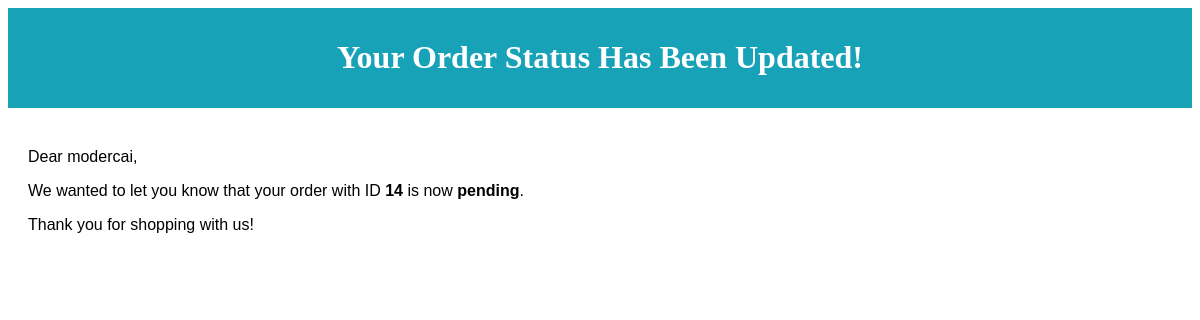
/update_order_status/14/ (signed in), run on an earlier commit of the app's database.
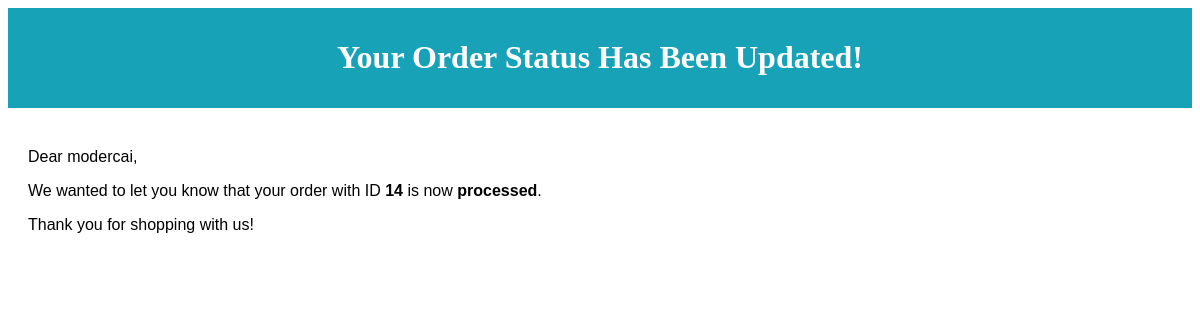
And on a later commit of the database.
### store/models.py (models this page shows, shortened)
class Order(models.Model):
    PENDING = 'pending'
    PROCESSED = 'in-transit'
    DELIVERED = 'delivered'
    STATUS_CHOICES = (
        (PENDING, 'Pending'),
        (PROCESSED, 'in-transit'),
        (DELIVERED, 'Delivered'),
    )
    first_name = models.CharField(max_length=255)
    last_name = models.CharField(max_length=255)
    address = models.CharField(max_length=255)
    town = models.CharField(max_length=255)
    phone_number = models.CharField(max_length=20, null=False, blank=False)
    paid_amount = models.IntegerField(blank=True, null=True)
    is_paid = models.BooleanField(default=False)
    created_by = models.ForeignKey(User, related_name='orders', on_delete=models.SET_NULL, null=True)
    created_at = models.DateTimeField(auto_now_add=True)
    status = models.CharField(max_length=50, choices=STATUS_CHOICES, default=PENDING)

### userprofile/views.py (the view, shortened to what this page needs)
# urls.py: path('update_order_status/<int:order_id>/', views.update_order_status, name='update_order_status'),
@login_required
def update_order_status(request, order_id):
    order = get_object_or_404(Order, id=order_id)
    context = {
        'order': order,
    }
    return render(request, 'userprofile/pdf/order_status_update.html', context)

### store/context_processors.py (called while the page is built)
def cart(request):
    return {'cart':Cart(request)}

### userprofile/templates/userprofile/pdf/order_status_update.html (shortened to what this page needs)
<!DOCTYPE html>
<html lang="en">
<head>
</head>
<body>
    <div class="header">
        <h1>Your Order Status Has Been Updated!</h1>
    </div>
    <div class="email-body">
        <div class="content">
            <p>Dear {{ order.created_by.username }},</p>
            <p>We wanted to let you know that your order with ID <strong>{{ order.id }}</strong> is now <strong>{{ order.status }}</strong>.</p>
            <p>Thank you for shopping with us!</p>
        </div>
    </div>
</body>
</html>

What changed in the data, as far as the page shows it:
changed Order "modercai": status "pending" → "processed"
